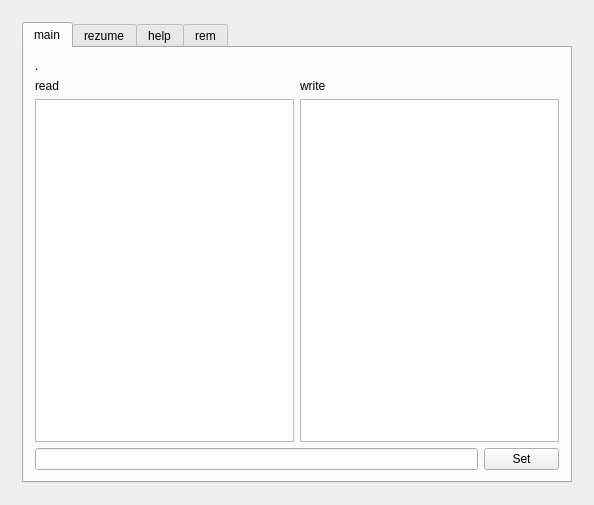
<?xml version="1.0" encoding="UTF-8"?>
<ui version="4.0">
 <class>CWClass</class>
 <widget class="QWidget" name="CWClass">
  <property name="geometry">
   <rect>
    <x>0</x>
    <y>0</y>
    <width>594</width>
    <height>505</height>
   </rect>
  </property>
  <property name="windowTitle">
   <string>CW</string>
  </property>
  <layout class="QGridLayout" name="gridLayout">
   <item row="0" column="0">
    <widget class="QWidget" name="widget" native="true">
     <layout class="QGridLayout" name="gridLayout_2">
      <item row="0" column="0">
       <widget class="QTabWidget" name="tabWidget">
        <property name="currentIndex">
         <number>0</number>
        </property>
        <widget class="QWidget" name="tab">
         <attribute name="title">
          <string>main</string>
         </attribute>
         <layout class="QGridLayout" name="gridLayout_3">
          <item row="2" column="0">
           <layout class="QVBoxLayout" name="verticalLayout"/>
          </item>
          <item row="1" column="0">
           <layout class="QVBoxLayout" name="verticalLayout_2">
            <item>
             <layout class="QHBoxLayout" name="horizontalLayout_3">
              <item>
               <widget class="QLabel" name="label_2">
                <property name="text">
                 <string>read</string>
                </property>
               </widget>
              </item>
              <item>
               <widget class="QLabel" name="label_3">
                <property name="text">
                 <string>write</string>
                </property>
               </widget>
              </item>
             </layout>
            </item>
            <item>
             <layout class="QHBoxLayout" name="horizontalLayout">
              <item>
               <widget class="QTextEdit" name="textEdit1">
                <property name="font">
                 <font>
                  <pointsize>11</pointsize>
                 </font>
                </property>
                <property name="tabStopWidth">
                 <number>100</number>
                </property>
               </widget>
              </item>
              <item>
               <widget class="QTextEdit" name="textEdit2">
                <property name="font">
                 <font>
                  <pointsize>12</pointsize>
                 </font>
                </property>
               </widget>
              </item>
             </layout>
            </item>
            <item>
             <layout class="QHBoxLayout" name="horizontalLayout_2">
              <item>
               <widget class="QLineEdit" name="lineEdit">
                <property name="maximumSize">
                 <size>
                  <width>16777215</width>
                  <height>16777215</height>
                 </size>
                </property>
               </widget>
              </item>
              <item>
               <widget class="QPushButton" name="puBuSet">
                <property name="maximumSize">
                 <size>
                  <width>75</width>
                  <height>75</height>
                 </size>
                </property>
                <property name="text">
                 <string>Set</string>
                </property>
               </widget>
              </item>
             </layout>
            </item>
           </layout>
          </item>
          <item row="0" column="0">
           <widget class="QLabel" name="laWhatLog">
            <property name="text">
             <string>.</string>
            </property>
           </widget>
          </item>
         </layout>
        </widget>
        <widget class="QWidget" name="tab_4">
         <attribute name="title">
          <string>rezume</string>
         </attribute>
         <layout class="QGridLayout" name="gridLayout_6">
          <item row="0" column="0">
           <widget class="QTextEdit" name="teEdRezume"/>
          </item>
         </layout>
        </widget>
        <widget class="QWidget" name="tab_2">
         <attribute name="title">
          <string>help</string>
         </attribute>
         <layout class="QGridLayout" name="gridLayout_4">
          <item row="0" column="0">
           <widget class="QTextEdit" name="teEdHelp">
            <property name="html">
             <string>&lt;!DOCTYPE HTML PUBLIC &quot;-//W3C//DTD HTML 4.0//EN&quot; &quot;http://www.w3.org/TR/REC-html40/strict.dtd&quot;&gt;
&lt;html&gt;&lt;head&gt;&lt;meta name=&quot;qrichtext&quot; content=&quot;1&quot; /&gt;&lt;style type=&quot;text/css&quot;&gt;
p, li { white-space: pre-wrap; }
&lt;/style&gt;&lt;/head&gt;&lt;body style=&quot; font-family:'MS Shell Dlg 2'; font-size:8.25pt; font-weight:400; font-style:normal;&quot;&gt;
&lt;p style=&quot; margin-top:0px; margin-bottom:0px; margin-left:0px; margin-right:0px; -qt-block-indent:0; text-indent:0px;&quot;&gt;&lt;span style=&quot; font-size:12pt;&quot;&gt;есть перемещение курсора к концу текста&lt;/span&gt;&lt;/p&gt;
&lt;p style=&quot; margin-top:0px; margin-bottom:0px; margin-left:0px; margin-right:0px; -qt-block-indent:0; text-indent:0px;&quot;&gt;&lt;span style=&quot; font-size:12pt;&quot;&gt;read.save.settings по имени приложения&lt;/span&gt;&lt;/p&gt;&lt;/body&gt;&lt;/html&gt;</string>
            </property>
           </widget>
          </item>
         </layout>
        </widget>
        <widget class="QWidget" name="tab_3">
         <attribute name="title">
          <string>rem</string>
         </attribute>
         <layout class="QGridLayout" name="gridLayout_5">
          <item row="0" column="0">
           <widget class="QTextEdit" name="teEdRem"/>
          </item>
         </layout>
        </widget>
       </widget>
      </item>
     </layout>
    </widget>
   </item>
  </layout>
 </widget>
 <layoutdefault spacing="6" margin="11"/>
 <resources/>
 <connections/>
</ui>
